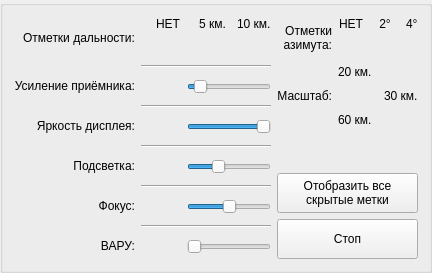
       <widget class="QGroupBox" name="SettingsTopTriangleLocator">
        <property name="sizePolicy">
         <sizepolicy hsizetype="Expanding" vsizetype="Fixed">
          <horstretch>0</horstretch>
          <verstretch>0</verstretch>
         </sizepolicy>
        </property>
        <property name="title">
         <string/>
        </property>
        <layout class="QGridLayout" name="gridLayout_14">
         <item row="0" column="0">
          <layout class="QGridLayout" name="gridLayout_13">
           <item row="0" column="0">
            <layout class="QGridLayout" name="gridLayout_8">
             <item row="4" column="0" alignment="Qt::AlignRight|Qt::AlignVCenter">
              <widget class="QLabel" name="LabelTopBrightness">
               <property name="text">
                <string>Яркость дисплея:</string>
               </property>
               <property name="alignment">
                <set>Qt::AlignRight|Qt::AlignTrailing|Qt::AlignVCenter</set>
               </property>
              </widget>
             </item>
             <item row="10" column="1">
              <layout class="QGridLayout" name="gridLayout_7" columnstretch="0,3">
               <item row="0" column="0" alignment="Qt::AlignLeft|Qt::AlignVCenter">
                <widget class="QPushButton" name="ChangeTopVARUButton">
                 <property name="sizePolicy">
                  <sizepolicy hsizetype="Fixed" vsizetype="Fixed">
                   <horstretch>0</horstretch>
                   <verstretch>0</verstretch>
                  </sizepolicy>
                 </property>
                 <property name="cursor">
                  <cursorShape>OpenHandCursor</cursorShape>
                 </property>
                 <property name="focusPolicy">
                  <enum>Qt::TabFocus</enum>
                 </property>
                 <property name="styleSheet">
                  <string notr="true">background-color: rgba(255, 255, 255, 0);</string>
                 </property>
                 <property name="text">
                  <string/>
                 </property>
                 <property name="icon">
                  <iconset resource="Common.qrc">
                   <normaloff>:/buttons/reo_knob.png</normaloff>:/buttons/reo_knob.png</iconset>
                 </property>
                 <property name="iconSize">
                  <size>
                   <width>20</width>
                   <height>20</height>
                  </size>
                 </property>
                 <property name="flat">
                  <bool>true</bool>
                 </property>
                </widget>
               </item>
               <item row="0" column="1" alignment="Qt::AlignHCenter|Qt::AlignVCenter">
                <widget class="QSlider" name="ChangeTopVARU">
                 <property name="sizePolicy">
                  <sizepolicy hsizetype="Fixed" vsizetype="Fixed">
                   <horstretch>0</horstretch>
                   <verstretch>0</verstretch>
                  </sizepolicy>
                 </property>
                 <property name="cursor">
                  <cursorShape>OpenHandCursor</cursorShape>
                 </property>
                 <property name="maximum">
                  <number>200</number>
                 </property>
                 <property name="value">
                  <number>0</number>
                 </property>
                 <property name="orientation">
                  <enum>Qt::Horizontal</enum>
                 </property>
                </widget>
               </item>
              </layout>
             </item>
             <item row="0" column="1">
              <layout class="QGridLayout" name="gridLayout_2">
               <item row="1" column="0" alignment="Qt::AlignHCenter|Qt::AlignVCenter">
                <widget class="QPushButton" name="SelectTopRangeMarks">
                 <property name="cursor">
                  <cursorShape>OpenHandCursor</cursorShape>
                 </property>
                 <property name="focusPolicy">
                  <enum>Qt::TabFocus</enum>
                 </property>
                 <property name="styleSheet">
                  <string notr="true">background-color: rgba(255, 255, 255, 0);</string>
                 </property>
                 <property name="text">
                  <string/>
                 </property>
                 <property name="icon">
                  <iconset>
                   <normaloff>:/buttons/knob</normaloff>:/buttons/knob</iconset>
                 </property>
                 <property name="iconSize">
                  <size>
                   <width>20</width>
                   <height>20</height>
                  </size>
                 </property>
                 <property name="flat">
                  <bool>true</bool>
                 </property>
                </widget>
               </item>
               <item row="0" column="0">
                <layout class="QGridLayout" name="gridLayout">
                 <item row="0" column="0" alignment="Qt::AlignRight|Qt::AlignVCenter">
                  <widget class="QLabel" name="LabelTopRangeMarksNo">
                   <property name="sizePolicy">
                    <sizepolicy hsizetype="Fixed" vsizetype="Fixed">
                     <horstretch>0</horstretch>
                     <verstretch>0</verstretch>
                    </sizepolicy>
                   </property>
                   <property name="text">
                    <string>НЕТ</string>
                   </property>
                   <property name="alignment">
                    <set>Qt::AlignRight|Qt::AlignTrailing|Qt::AlignVCenter</set>
                   </property>
                  </widget>
                 </item>
                 <item row="0" column="1" alignment="Qt::AlignRight|Qt::AlignVCenter">
                  <widget class="QLabel" name="LabelTopRangeMarks5">
                   <property name="sizePolicy">
                    <sizepolicy hsizetype="Fixed" vsizetype="Fixed">
                     <horstretch>0</horstretch>
                     <verstretch>0</verstretch>
                    </sizepolicy>
                   </property>
                   <property name="text">
                    <string>5 км.</string>
                   </property>
                   <property name="alignment">
                    <set>Qt::AlignCenter</set>
                   </property>
                  </widget>
                 </item>
                 <item row="0" column="2" alignment="Qt::AlignRight|Qt::AlignVCenter">
                  <widget class="QLabel" name="LabelTopRangeMarks10">
                   <property name="sizePolicy">
                    <sizepolicy hsizetype="Fixed" vsizetype="Fixed">
                     <horstretch>0</horstretch>
                     <verstretch>0</verstretch>
                    </sizepolicy>
                   </property>
                   <property name="text">
                    <string>10 км.</string>
                   </property>
                  </widget>
                 </item>
                </layout>
               </item>
              </layout>
             </item>
             <item row="2" column="0" alignment="Qt::AlignRight|Qt::AlignVCenter">
              <widget class="QLabel" name="LabelTopChangeTrashIntensity">
               <property name="text">
                <string>Усиление приёмника:</string>
               </property>
               <property name="alignment">
                <set>Qt::AlignRight|Qt::AlignTrailing|Qt::AlignVCenter</set>
               </property>
              </widget>
             </item>
             <item row="3" column="1">
              <widget class="Line" name="LineTopSeparatorGroupPassiveTrashIntensity">
               <property name="orientation">
                <enum>Qt::Horizontal</enum>
               </property>
              </widget>
             </item>
             <item row="6" column="1">
              <layout class="QGridLayout" name="gridLayout_5" columnstretch="0,3">
               <item row="0" column="0" alignment="Qt::AlignLeft|Qt::AlignVCenter">
                <widget class="QPushButton" name="ChangeTopLightningButton">
                 <property name="sizePolicy">
                  <sizepolicy hsizetype="Fixed" vsizetype="Fixed">
                   <horstretch>0</horstretch>
                   <verstretch>0</verstretch>
                  </sizepolicy>
                 </property>
                 <property name="cursor">
                  <cursorShape>OpenHandCursor</cursorShape>
                 </property>
                 <property name="focusPolicy">
                  <enum>Qt::TabFocus</enum>
                 </property>
                 <property name="styleSheet">
                  <string notr="true">background-color: rgba(255, 255, 255, 0);</string>
                 </property>
                 <property name="text">
                  <string/>
                 </property>
                 <property name="icon">
                  <iconset resource="Common.qrc">
                   <normaloff>:/buttons/reo_knob.png</normaloff>:/buttons/reo_knob.png</iconset>
                 </property>
                 <property name="iconSize">
                  <size>
                   <width>20</width>
                   <height>20</height>
                  </size>
                 </property>
                 <property name="flat">
                  <bool>true</bool>
                 </property>
                </widget>
               </item>
               <item row="0" column="1" alignment="Qt::AlignHCenter|Qt::AlignVCenter">
                <widget class="QSlider" name="ChangeTopLightning">
                 <property name="sizePolicy">
                  <sizepolicy hsizetype="Fixed" vsizetype="Fixed">
                   <horstretch>0</horstretch>
                   <verstretch>0</verstretch>
                  </sizepolicy>
                 </property>
                 <property name="cursor">
                  <cursorShape>OpenHandCursor</cursorShape>
                 </property>
                 <property name="maximum">
                  <number>100</number>
                 </property>
                 <property name="value">
                  <number>35</number>
                 </property>
                 <property name="orientation">
                  <enum>Qt::Horizontal</enum>
                 </property>
                </widget>
               </item>
              </layout>
             </item>
             <item row="6" column="0" alignment="Qt::AlignRight|Qt::AlignVCenter">
              <widget class="QLabel" name="LabelTopDisplayLightning">
               <property name="text">
                <string>Подсветка:</string>
               </property>
               <property name="alignment">
                <set>Qt::AlignRight|Qt::AlignTrailing|Qt::AlignVCenter</set>
               </property>
              </widget>
             </item>
             <item row="2" column="1">
              <layout class="QGridLayout" name="gridLayout_3" columnstretch="0,3">
               <item row="0" column="0" alignment="Qt::AlignLeft|Qt::AlignVCenter">
                <widget class="QPushButton" name="ChangeTopTrashIntensityButton">
                 <property name="sizePolicy">
                  <sizepolicy hsizetype="Fixed" vsizetype="Fixed">
                   <horstretch>0</horstretch>
                   <verstretch>0</verstretch>
                  </sizepolicy>
                 </property>
                 <property name="cursor">
                  <cursorShape>OpenHandCursor</cursorShape>
                 </property>
                 <property name="focusPolicy">
                  <enum>Qt::TabFocus</enum>
                 </property>
                 <property name="styleSheet">
                  <string notr="true">background-color: rgba(255, 255, 255, 0);</string>
                 </property>
                 <property name="text">
                  <string/>
                 </property>
                 <property name="icon">
                  <iconset resource="Common.qrc">
                   <normaloff>:/buttons/reo_knob.png</normaloff>:/buttons/reo_knob.png</iconset>
                 </property>
                 <property name="iconSize">
                  <size>
                   <width>20</width>
                   <height>20</height>
                  </size>
                 </property>
                 <property name="flat">
                  <bool>true</bool>
                 </property>
                </widget>
               </item>
               <item row="0" column="1" alignment="Qt::AlignHCenter|Qt::AlignVCenter">
                <widget class="QSlider" name="ChangeTopTrashIntensity">
                 <property name="sizePolicy">
                  <sizepolicy hsizetype="Fixed" vsizetype="Fixed">
                   <horstretch>0</horstretch>
                   <verstretch>0</verstretch>
                  </sizepolicy>
                 </property>
                 <property name="cursor">
                  <cursorShape>OpenHandCursor</cursorShape>
                 </property>
                 <property name="maximum">
                  <number>60</number>
                 </property>
                 <property name="value">
                  <number>5</number>
                 </property>
                 <property name="orientation">
                  <enum>Qt::Horizontal</enum>
                 </property>
                </widget>
               </item>
              </layout>
             </item>
             <item row="8" column="1">
              <layout class="QGridLayout" name="gridLayout_6" columnstretch="0,3">
               <item row="0" column="0" alignment="Qt::AlignLeft|Qt::AlignVCenter">
                <widget class="QPushButton" name="ChangeTopFocusButton">
                 <property name="sizePolicy">
                  <sizepolicy hsizetype="Fixed" vsizetype="Fixed">
                   <horstretch>0</horstretch>
                   <verstretch>0</verstretch>
                  </sizepolicy>
                 </property>
                 <property name="cursor">
                  <cursorShape>OpenHandCursor</cursorShape>
                 </property>
                 <property name="focusPolicy">
                  <enum>Qt::TabFocus</enum>
                 </property>
                 <property name="styleSheet">
                  <string notr="true">background-color: rgba(255, 255, 255, 0);</string>
                 </property>
                 <property name="text">
                  <string/>
                 </property>
                 <property name="icon">
                  <iconset resource="Common.qrc">
                   <normaloff>:/buttons/reo_knob.png</normaloff>:/buttons/reo_knob.png</iconset>
                 </property>
                 <property name="iconSize">
                  <size>
                   <width>20</width>
                   <height>25</height>
                  </size>
                 </property>
                 <property name="flat">
                  <bool>true</bool>
                 </property>
                </widget>
               </item>
               <item row="0" column="1" alignment="Qt::AlignHCenter|Qt::AlignVCenter">
                <widget class="QSlider" name="ChangeTopFocus">
                 <property name="sizePolicy">
                  <sizepolicy hsizetype="Fixed" vsizetype="Fixed">
                   <horstretch>0</horstretch>
                   <verstretch>0</verstretch>
                  </sizepolicy>
                 </property>
                 <property name="cursor">
                  <cursorShape>OpenHandCursor</cursorShape>
                 </property>
                 <property name="minimum">
                  <number>-400</number>
                 </property>
                 <property name="maximum">
                  <number>400</number>
                 </property>
                 <property name="value">
                  <number>0</number>
                 </property>
                 <property name="orientation">
                  <enum>Qt::Horizontal</enum>
                 </property>
                </widget>
               </item>
              </layout>
             </item>
             <item row="8" column="0" alignment="Qt::AlignRight|Qt::AlignVCenter">
              <widget class="QLabel" name="LabelTopFocus">
               <property name="text">
                <string>Фокус:</string>
               </property>
               <property name="alignment">
                <set>Qt::AlignRight|Qt::AlignTrailing|Qt::AlignVCenter</set>
               </property>
              </widget>
             </item>
             <item row="0" column="0" alignment="Qt::AlignRight|Qt::AlignVCenter">
              <widget class="QLabel" name="LabelTopRangeMarks">
               <property name="text">
                <string>Отметки дальности:</string>
               </property>
               <property name="alignment">
                <set>Qt::AlignRight|Qt::AlignTrailing|Qt::AlignVCenter</set>
               </property>
              </widget>
             </item>
             <item row="4" column="1">
              <layout class="QGridLayout" name="gridLayout_4" columnstretch="0,3">
               <item row="0" column="0" alignment="Qt::AlignLeft|Qt::AlignVCenter">
                <widget class="QPushButton" name="ChangeTopBrightnessButton">
                 <property name="sizePolicy">
                  <sizepolicy hsizetype="Fixed" vsizetype="Fixed">
                   <horstretch>0</horstretch>
                   <verstretch>0</verstretch>
                  </sizepolicy>
                 </property>
                 <property name="cursor">
                  <cursorShape>OpenHandCursor</cursorShape>
                 </property>
                 <property name="focusPolicy">
                  <enum>Qt::TabFocus</enum>
                 </property>
                 <property name="styleSheet">
                  <string notr="true">background-color: rgba(255, 255, 255, 0);</string>
                 </property>
                 <property name="text">
                  <string/>
                 </property>
                 <property name="icon">
                  <iconset resource="Common.qrc">
                   <normaloff>:/buttons/reo_knob.png</normaloff>:/buttons/reo_knob.png</iconset>
                 </property>
                 <property name="iconSize">
                  <size>
                   <width>20</width>
                   <height>20</height>
                  </size>
                 </property>
                 <property name="flat">
                  <bool>true</bool>
                 </property>
                </widget>
               </item>
               <item row="0" column="1" alignment="Qt::AlignHCenter|Qt::AlignVCenter">
                <widget class="QSlider" name="ChangeTopBrightness">
                 <property name="sizePolicy">
                  <sizepolicy hsizetype="Fixed" vsizetype="Fixed">
                   <horstretch>0</horstretch>
                   <verstretch>0</verstretch>
                  </sizepolicy>
                 </property>
                 <property name="cursor">
                  <cursorShape>OpenHandCursor</cursorShape>
                 </property>
                 <property name="maximum">
                  <number>100</number>
                 </property>
                 <property name="value">
                  <number>100</number>
                 </property>
                 <property name="orientation">
                  <enum>Qt::Horizontal</enum>
                 </property>
                </widget>
               </item>
              </layout>
             </item>
             <item row="10" column="0" alignment="Qt::AlignRight|Qt::AlignVCenter">
              <widget class="QLabel" name="LabelTopVARU">
               <property name="text">
                <string>ВАРУ:</string>
               </property>
               <property name="alignment">
                <set>Qt::AlignRight|Qt::AlignTrailing|Qt::AlignVCenter</set>
               </property>
              </widget>
             </item>
             <item row="1" column="1">
              <widget class="Line" name="LineTopSeparatorGroupRange">
               <property name="orientation">
                <enum>Qt::Horizontal</enum>
               </property>
              </widget>
             </item>
             <item row="5" column="1">
              <widget class="Line" name="LineTopSeparatorGroupBrightness">
               <property name="orientation">
                <enum>Qt::Horizontal</enum>
               </property>
              </widget>
             </item>
             <item row="7" column="1">
              <widget class="Line" name="LineTopSeparatorGroupLightning">
               <property name="orientation">
                <enum>Qt::Horizontal</enum>
               </property>
              </widget>
             </item>
             <item row="9" column="1">
              <widget class="Line" name="LineTopSeparatorGroupFocus">
               <property name="orientation">
                <enum>Qt::Horizontal</enum>
               </property>
              </widget>
             </item>
            </layout>
           </item>
           <item row="0" column="1">
            <layout class="QGridLayout" name="gridLayout_12">
             <item row="3" column="0">
              <widget class="QPushButton" name="ChangeTopState">
               <property name="sizePolicy">
                <sizepolicy hsizetype="Minimum" vsizetype="Minimum">
                 <horstretch>0</horstretch>
                 <verstretch>0</verstretch>
                </sizepolicy>
               </property>
               <property name="minimumSize">
                <size>
                 <width>0</width>
                 <height>40</height>
                </size>
               </property>
               <property name="cursor">
                <cursorShape>PointingHandCursor</cursorShape>
               </property>
               <property name="text">
                <string>Стоп</string>
               </property>
              </widget>
             </item>
             <item row="2" column="0">
              <widget class="QPushButton" name="ChangeTopViewStateAll">
               <property name="sizePolicy">
                <sizepolicy hsizetype="Minimum" vsizetype="Minimum">
                 <horstretch>0</horstretch>
                 <verstretch>0</verstretch>
                </sizepolicy>
               </property>
               <property name="minimumSize">
                <size>
                 <width>0</width>
                 <height>40</height>
                </size>
               </property>
               <property name="cursor">
                <cursorShape>PointingHandCursor</cursorShape>
               </property>
               <property name="text">
                <string>Отобразить все
скрытые метки</string>
               </property>
              </widget>
             </item>
             <item row="0" column="0">
              <layout class="QGridLayout" name="gridLayout_11">
               <item row="1" column="0" alignment="Qt::AlignRight|Qt::AlignVCenter">
                <widget class="QLabel" name="LabelTopScale">
                 <property name="text">
                  <string>Масштаб:</string>
                 </property>
                 <property name="alignment">
                  <set>Qt::AlignRight|Qt::AlignTrailing|Qt::AlignVCenter</set>
                 </property>
                </widget>
               </item>
               <item row="1" column="1">
                <layout class="QGridLayout" name="gridLayout_10">
                 <item row="0" column="0" alignment="Qt::AlignLeft|Qt::AlignBottom">
                  <widget class="QLabel" name="LabelTopScale20">
                   <property name="text">
                    <string>20 км.</string>
                   </property>
                   <property name="alignment">
                    <set>Qt::AlignBottom|Qt::AlignLeading|Qt::AlignLeft</set>
                   </property>
                  </widget>
                 </item>
                 <item row="1" column="0">
                  <layout class="QGridLayout" name="gridLayout_9" columnstretch="0,3">
                   <item row="0" column="0" alignment="Qt::AlignLeft|Qt::AlignVCenter">
                    <widget class="QPushButton" name="SelectTopScale">
                     <property name="cursor">
                      <cursorShape>OpenHandCursor</cursorShape>
                     </property>
                     <property name="focusPolicy">
                      <enum>Qt::TabFocus</enum>
                     </property>
                     <property name="styleSheet">
                      <string notr="true">background-color: rgba(255, 255, 255, 0);</string>
                     </property>
                     <property name="text">
                      <string/>
                     </property>
                     <property name="icon">
                      <iconset resource="Common.qrc">
                       <normaloff>:/buttons/switch_up.png</normaloff>:/buttons/switch_up.png</iconset>
                     </property>
                     <property name="iconSize">
                      <size>
                       <width>20</width>
                       <height>20</height>
                      </size>
                     </property>
                     <property name="flat">
                      <bool>true</bool>
                     </property>
                    </widget>
                   </item>
                   <item row="0" column="1" alignment="Qt::AlignLeft|Qt::AlignVCenter">
                    <widget class="QLabel" name="LabelTopScale30">
                     <property name="text">
                      <string>30 км.</string>
                     </property>
                    </widget>
                   </item>
                  </layout>
                 </item>
                 <item row="2" column="0" alignment="Qt::AlignLeft|Qt::AlignTop">
                  <widget class="QLabel" name="LabelTopScale60">
                   <property name="text">
                    <string>60 км.</string>
                   </property>
                   <property name="alignment">
                    <set>Qt::AlignLeading|Qt::AlignLeft|Qt::AlignTop</set>
                   </property>
                  </widget>
                 </item>
                </layout>
               </item>
               <item row="0" column="0">
                <widget class="QLabel" name="LabelTopAzimuthMarks">
                 <property name="text">
                  <string>Отметки
азимута:</string>
                 </property>
                 <property name="alignment">
                  <set>Qt::AlignRight|Qt::AlignTrailing|Qt::AlignVCenter</set>
                 </property>
                </widget>
               </item>
               <item row="0" column="1">
                <layout class="QGridLayout" name="gridLayout_18">
                 <item row="1" column="0" alignment="Qt::AlignHCenter|Qt::AlignVCenter">
                  <widget class="QPushButton" name="SelectTopAzimuthMarks">
                   <property name="cursor">
                    <cursorShape>OpenHandCursor</cursorShape>
                   </property>
                   <property name="focusPolicy">
                    <enum>Qt::TabFocus</enum>
                   </property>
                   <property name="styleSheet">
                    <string notr="true">background-color: rgba(255, 255, 255, 0);</string>
                   </property>
                   <property name="text">
                    <string/>
                   </property>
                   <property name="icon">
                    <iconset>
                     <normaloff>:/buttons/knob</normaloff>:/buttons/knob</iconset>
                   </property>
                   <property name="iconSize">
                    <size>
                     <width>20</width>
                     <height>20</height>
                    </size>
                   </property>
                   <property name="flat">
                    <bool>true</bool>
                   </property>
                  </widget>
                 </item>
                 <item row="0" column="0">
                  <layout class="QGridLayout" name="gridLayout_19">
                   <item row="0" column="0" alignment="Qt::AlignRight|Qt::AlignVCenter">
                    <widget class="QLabel" name="LabelTopAzimuthMarksNo">
                     <property name="sizePolicy">
                      <sizepolicy hsizetype="Fixed" vsizetype="Fixed">
                       <horstretch>0</horstretch>
                       <verstretch>0</verstretch>
                      </sizepolicy>
                     </property>
                     <property name="text">
                      <string>НЕТ</string>
                     </property>
                     <property name="alignment">
                      <set>Qt::AlignRight|Qt::AlignTrailing|Qt::AlignVCenter</set>
                     </property>
                    </widget>
                   </item>
                   <item row="0" column="1" alignment="Qt::AlignRight|Qt::AlignVCenter">
                    <widget class="QLabel" name="LabelTopRangeMarks2">
                     <property name="sizePolicy">
                      <sizepolicy hsizetype="Fixed" vsizetype="Fixed">
                       <horstretch>0</horstretch>
                       <verstretch>0</verstretch>
                      </sizepolicy>
                     </property>
                     <property name="text">
                      <string>2°</string>
                     </property>
                     <property name="alignment">
                      <set>Qt::AlignCenter</set>
                     </property>
                    </widget>
                   </item>
                   <item row="0" column="2" alignment="Qt::AlignRight|Qt::AlignVCenter">
                    <widget class="QLabel" name="LabelTopAzimuthMarks4">
                     <property name="sizePolicy">
                      <sizepolicy hsizetype="Fixed" vsizetype="Fixed">
                       <horstretch>0</horstretch>
                       <verstretch>0</verstretch>
                      </sizepolicy>
                     </property>
                     <property name="text">
                      <string>4°</string>
                     </property>
                    </widget>
                   </item>
                  </layout>
                 </item>
                </layout>
               </item>
              </layout>
             </item>
             <item row="1" column="0">
              <spacer name="verticalSpacer">
               <property name="orientation">
                <enum>Qt::Vertical</enum>
               </property>
               <property name="sizeHint" stdset="0">
                <size>
                 <width>20</width>
                 <height>40</height>
                </size>
               </property>
              </spacer>
             </item>
            </layout>
           </item>
          </layout>
         </item>
        </layout>
       </widget>
